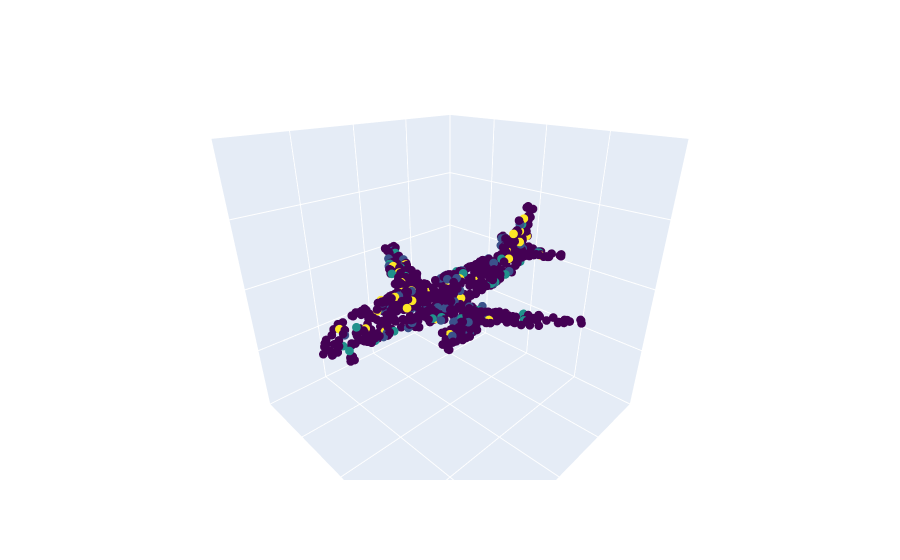

Notebook cell for this chart:
### Code cell
import plotly.graph_objects as go

def NormalizeData(data):
    return (data - np.min(data)) / ((np.max(data) - np.min(data)) + 0.00000000001)


attr = NormalizeData(np.abs(data[model][n, 4, :, :])).flatten()

fig = go.Figure(data=[go.Scatter3d(
    x=img[0],
    y=img[1],
    z=img[2],
    mode='markers',
    marker=dict(
        size=3,
        color=np.where(attr>np.quantile(attr, 0.95),
                       np.where(attr>np.quantile(attr, 0.975),"#fde725","#21918c"),
                       np.where(attr>np.quantile(attr, 0.90),"#3b528b","#440154")
                       ),                # set color to an array/list of desired values
        opacity=1,
    )
)])

fig.update_scenes(
    xaxis_showticklabels=False,
    yaxis_showticklabels=False,
    zaxis_showticklabels=False,
    xaxis_title=" ",
    yaxis_title=" ",
    zaxis_title="",
    aspectmode="cube",
    camera=dict(eye=dict(x=1, y=1., z=0.7))
)

# tight layout
fig.update_layout(
    scene = dict(
        xaxis = dict(range=[-1,1],),
                     yaxis = dict(range=[-1,1],),
                     zaxis = dict(range=[-1,1],),),)
fig.show()

### Figure 1 — Plotly figure (JSON) as saved in the notebook; plotly's stock layout.template omitted (floating-point values rounded to 4 significant figures; data arrays with more than 128 entries replaced by an {"elided": "..."} marker saying what was removed)
{"data": [{"marker": {"color": {"elided": "3072 str values"}, "opacity": 1, "size": 3}, "mode": "markers", "type": "scatter3d", "x": {"elided": "1024 float values"}, "y": {"elided": "1024 float values"}, "z": {"elided": "1024 float values"}}], "layout": {"scene": {"aspectmode": "cube", "camera": {"eye": {"x": 1, "y": 1, "z": 0.7}}, "xaxis": {"range": [-1, 1], "showticklabels": false, "title": {"text": " "}}, "yaxis": {"range": [-1, 1], "showticklabels": false, "title": {"text": " "}}, "zaxis": {"range": [-1, 1], "showticklabels": false, "title": {"text": ""}}}}}
